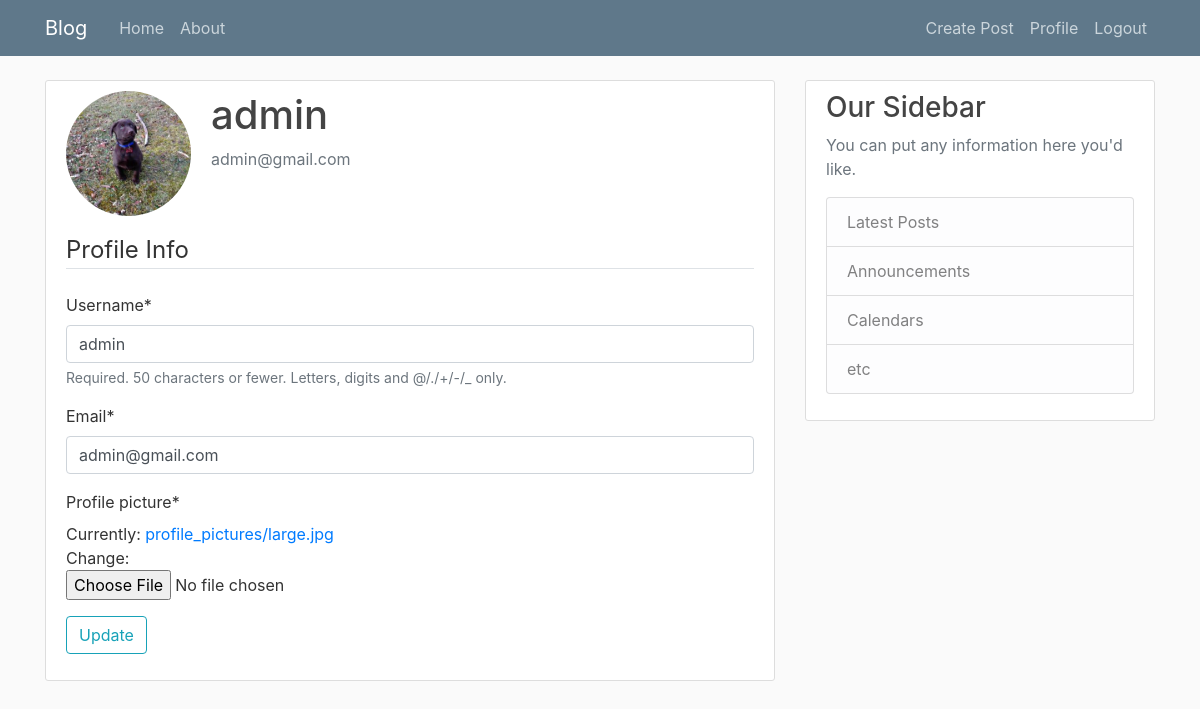
The app's page /account/profile/ (signed in) with its own data.
### users/models.py (models this page shows, shortened)
class MyUser(AbstractBaseUser, PermissionsMixin):
    username_validator = UnicodeUsernameValidator()
    GENDER_CHOICES = [
        ('M', 'Male'),
        ('F', 'Female'),
        ('O', 'Others'),
    ]
    username = models.CharField(
        _("username"),
        max_length=50,
        unique=True,
        help_text=_("Required. 50 characters or fewer. Letters, digits and @/./+/-/_ only."),
        validators=[username_validator],
        error_messages={
            'unique': _("A user with that username already exists."),
        },
    )
    first_name = models.CharField(_('first name'), max_length=50, blank=True)
    last_name = models.CharField(_('last name'), max_length=50, blank=True)
    email = models.EmailField(_('email'), unique=True)
    is_staff = models.BooleanField(_('staff'), default=False)
    is_active = models.BooleanField(_('active'), default=True)
    date_joined = models.DateTimeField(_('date joined'), auto_now_add=True)
    date_updated = models.DateTimeField(_('date updated'), auto_now=True)
    profile_picture = models.ImageField(_('profile picture'), default='default.jpg', upload_to='profile_pictures')
    biography = models.TextField(_('biography'), blank=True)
    gender = models.CharField(_('gender'), choices=GENDER_CHOICES, blank=True, max_length=10)
    birthday = models.DateField(_('birthday'), blank=True, null=True)
    objects = MyUserManager()
    EMAIL_FIELD = 'email'
    USERNAME_FIELD = 'username'
    REQUIRED_FIELDS = ['email']
    class Meta:
        db_table = 'MyUser'
        verbose_name = _('user')
        verbose_name_plural = _('users')

### users/views.py (the view)
# urls.py: path('profile/', views.profile, name='user-profile'),
@login_required
def profile(request):
    if request.method == "POST":
        form = UpdateForm(request.POST, request.FILES ,instance=request.user)
        if form.is_valid():
            form.save()
            messages.success(request, 'Your account has been updated!')
            return redirect('user-profile')
    else:
        form = UpdateForm(instance=request.user)
    return render(request, 'users/profile.html', {'form': form})

### users/forms.py
class UpdateForm(forms.ModelForm):
    email = forms.EmailField()
    class Meta:
        model = MyUser
        fields = ['username', 'email', 'profile_picture']

### users/templates/users/profile.html (shortened to what this page needs)
{% extends 'base.html' %}
{% load crispy_forms_tags %}
{% block content %}
    <div class="content-section">
        <div class="media">
            <img class="rounded-circle account-img" src="{{ user.profile_picture.url }}">
            <div class="media-body">
                <h2 class="account-heading">{{ user.username }}</h2>
                <p class="text-secondary">{{ user.email }}</p>
            </div>
        </div>
        <form method="post" enctype="multipart/form-data">
            <feildset class="form-group">
                <legend class="border-bottom mb-4">Profile Info</legend>
                {{ form | crispy }}
            </feildset>
            <div class="form-group">
                <button class="btn btn-outline-info" type="submit">Update</button>
            </div>
        </form>
    </div>
{% endblock %}

### posts/static/css/main.css (style rules this page uses)
body { background: #fafafa; color: #333333; margin-top: 5rem; }
h1, h2, h3, h4, h5, h6 { color: #444444; }
.content-section { background: #ffffff; padding: 10px 20px; border: 1px solid #dddddd; border-radius: 3px; margin-bottom: 20px; }
.account-img { height: 125px; width: 125px; margin-right: 20px; margin-bottom: 16px; }
.account-heading { font-size: 2.5rem; }

### records on screen
MyUser: profile_picture (picture), username "admin", email "admin@gmail.com"
